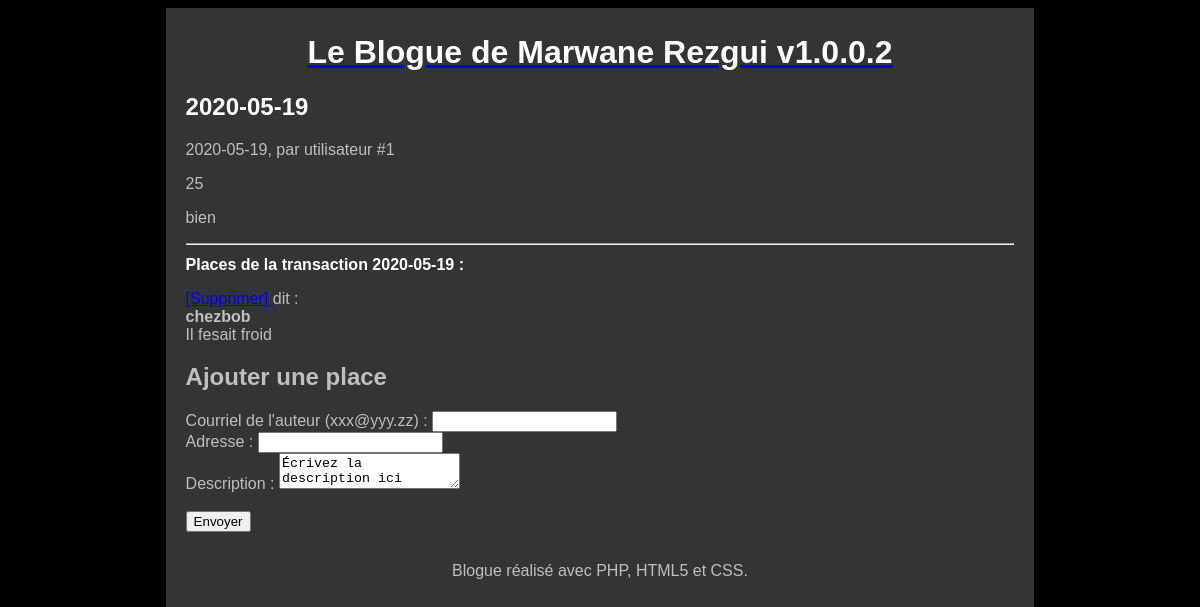
The app's page /index.php?action=transaction&id=10, older data.
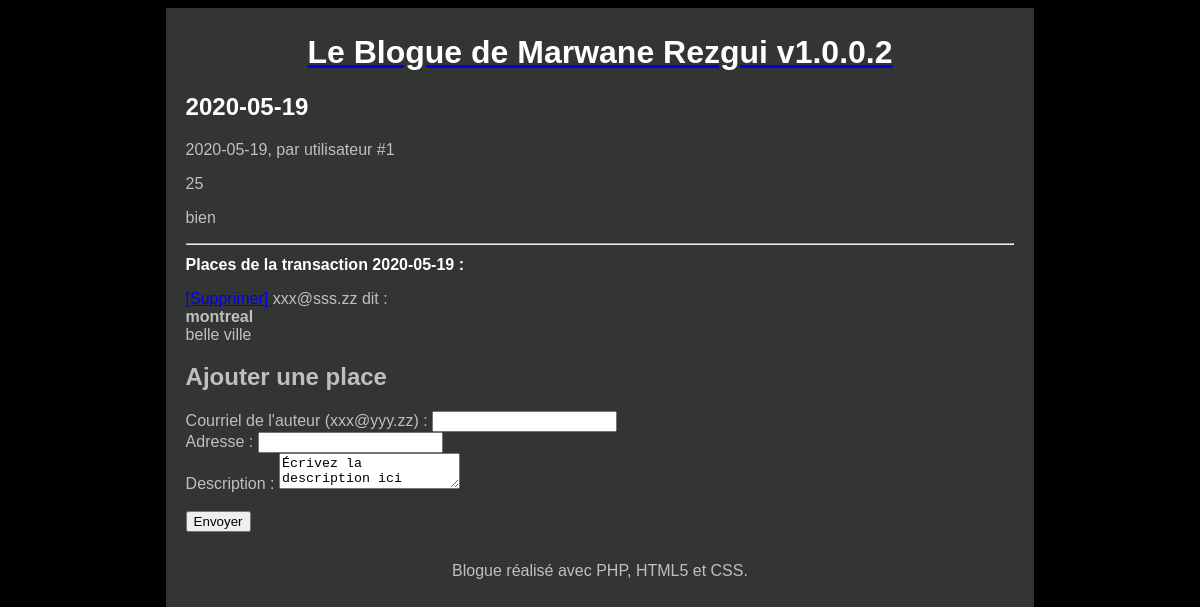
The same page, newer data.
### tables this page shows
CREATE TABLE `transactions` (
  `id` int(11) NOT NULL,
  `Daate` date NOT NULL,
  `Prix` double NOT NULL,
  `Utilisateur_id` int(11) NOT NULL,
  `retourInformation` varchar(255) DEFAULT NULL
);

CREATE TABLE `places` (
  `id` int(11) NOT NULL,
  `Adresse` varchar(255) NOT NULL,
  `Description` varchar(255) NOT NULL,
  `auteur` varchar(255) NOT NULL,
  `transaction_id` int(11) NOT NULL
);

### Controleur/Controleur.php (called while the page is built, shortened)
<?php
require 'Modele/Modele.php';
function transaction($idTransaction, $erreur) {
    $transaction = getTransaction($idTransaction);
    $places = getPlaces($idTransaction);
    require 'Vue/vueTransaction.php';
}

### Modele/Modele.php (called while the page is built, shortened)
<?php
function getBdd() {
    $bdd = new PDO('mysql:host=localhost;dbname=fuel;charset=utf8', 'root', 'root', array(PDO::ATTR_ERRMODE => PDO::ERRMODE_EXCEPTION));
    return $bdd;
}
function getTransaction($idTransaction) {
    $bdd = getBdd();
    $transaction = $bdd->prepare('select * from transactions'
            . ' where ID=?');
    $transaction->execute(array($idTransaction));
    if ($transaction->rowCount() == 1)
        return $transaction->fetch();
    else
        throw new Exception("Aucune transaction ne correspond à l'identifiant '$idTransaction'");
}
function getPlaces($idTransaction) {
    $bdd = getBdd();
    $places = $bdd->prepare('select * from places'
            . ' where transaction_id = ?');
    $places->execute(array($idTransaction));
    return $places;
}

### Vue/vueTransaction.php (the view, shortened to what this page needs)
<article>
    <header>
        <h1 class="Daatetransaction"><?= $transaction['Daate'] ?></h1>
        <time><?= $transaction['Daate'] ?></time>, par utilisateur #<?= $transaction['Utilisateur_id'] ?>
    </header>
    <p><?= $transaction['Prix'] ?></p>
    <p><?= $transaction['retourInformation'] ?></p>
</article>
<hr />
<header>
    <h1 id="titreReponses">Places de  la transaction <?= $transaction['Daate'] ?> :</h1>
</header>
<?php foreach ($places as $place): ?>
	<p>
		<a href="index.php?action=confirmer&id=<?= $place['id'] ?>" >
			[Supprimer]
		</a>
		<?= $place['auteur'] ?> dit : <br/>
		<strong><?= $place['Adresse'] ?></strong><br/>
		<?= $place['Description'] ?>
    </p>
<?php endforeach; ?>
<form action="index.php?action=place" method="post">
    <h2>Ajouter une place</h2>
    <p>
        <label for="auteur">Courriel de l'auteur (xxx@yyy.zz)</label> : <input type="text" name="auteur" id="auteur" />
        <br />
        <label for="texte">Adresse</label> :  <input type="text" name="Adresse" id="Adresse" /><br />
        <label for="texte">Description</label> :  <textarea type="text" name="Description" id="Description" >Écrivez la description ici</textarea><br />
        <input type="hidden" name="transaction_id" value="<?= $transaction['id'] ?>" /><br />
        <input type="submit" value="Envoyer" />
    </p>
</form>
<?php $contenu = ob_get_clean(); ?>
<?php require 'Vue/gabarit.php'; ?>

### index.php
<?php
require 'Controleur/Controleur.php';
try {
    if (isset($_GET['action'])) {
        if ($_GET['action'] == 'apropos') {
            apropos();
        } else
        if ($_GET['action'] == 'transaction') {
            if (isset($_GET['id'])) {
                $id = intval($_GET['id']);
                if ($id != 0) {
                    $erreur = isset($_GET['erreur']) ? $_GET['erreur'] : '';
                    transaction($id, $erreur);
                } else
                    throw new Exception("Identifiant de la transaction incorrect");
            } else
                throw new Exception("Aucun identifiant de latransaction");
        } else if ($_GET['action'] == 'place') {
            if (isset($_POST['transaction_id'])) {
                $id = intval($_POST['transaction_id']);
                if ($id != 0) {
                    $transaction = getTransaction($id);
                    $place = $_POST;
                    $place['prive'] = (isset($_POST['prive'])) ? 1 : 0;
                    place($place);
                } else
                    throw new Exception("Identifiant de la transaction incorrect");
            } else
                throw new Exception("Aucun identifiant de la transaction");
        } else if ($_GET['action'] == 'confirmer') {
            if (isset($_GET['id'])) {
                $id = intval($_GET['id']);
                if ($id != 0) {
                    confirmer($id);
                } else
                    throw new Exception("Identifiant de place incorrect");
            } else
                throw new Exception("Aucun identifiant de place");
        } else if ($_GET['action'] == 'supprimer') {
            if (isset($_POST['id'])) {
                $id = intval($_POST['id']);
                if ($id != 0) {
                    supprimer($id);
                } else
                    throw new Exception("Identifiant de place incorrect");
            } else
                throw new Exception("Aucun identifiant de place");
        } else if ($_GET['action'] == 'nouvelTransaction') {
            nouvelTransaction();
        } else if ($_GET['action'] == 'ajouter') {
            $transaction = $_POST;
            ajouter($transaction);
        } else if ($_GET['action'] == 'quelsTypes') {
            quelsTypes($_GET['term']);
        } else {
            throw new Exception("Action non valide");
        }
    } else {
        accueil();
    }
} catch (Exception $e) {
    erreur($e->getMessage());
}

### Vue/gabarit.php (shortened to what this page needs)
<!doctype html>
<html lang="fr">
    <head>
        <link rel="stylesheet" href="Contenu/css/style.css" />
        <link rel="stylesheet" href="https://ajax.googleapis.com/ajax/libs/jqueryui/1.10.1/themes/base/minified/jquery-ui.min.css" type="text/css" />
    </head>
    <body>
        <div id="global">
            <header>
                <a href="index.php"><h1 id="titreBlog">Le Blogue de Marwane Rezgui v1.0.0.2</h1></a>
            </header>
            <div id="contenu">
                <?= $contenu ?>
            </div>
            <footer id="piedBlog">
                Blogue réalisé avec PHP, HTML5 et CSS.
            </footer>
        </div>
    </body>
</html>

### Contenu/css/style.css (style rules this page uses)
html, body { height: 100%; }
body { color: #bfbfbf; background: black; font-family: 'Futura-Medium', 'Futura', 'Trebuchet MS', sans-serif; }
h1 { color: white; }
#global { min-height: 100%; background: #333534; width: 70%; margin: auto; text-align: justify; padding: 5px 20px; }
#contenu { margin-bottom : 30px; }
#titreBlog, #piedBlog { text-align: center; }
#titreReponses { font-size : 100%; }

Row changes from the older to the newer data that the page shows:
removed places: Adresse "chezbob", Description "Il fesait froid"
added places: auteur "xxx@sss.zz", Adresse "montreal", Description "belle ville"
